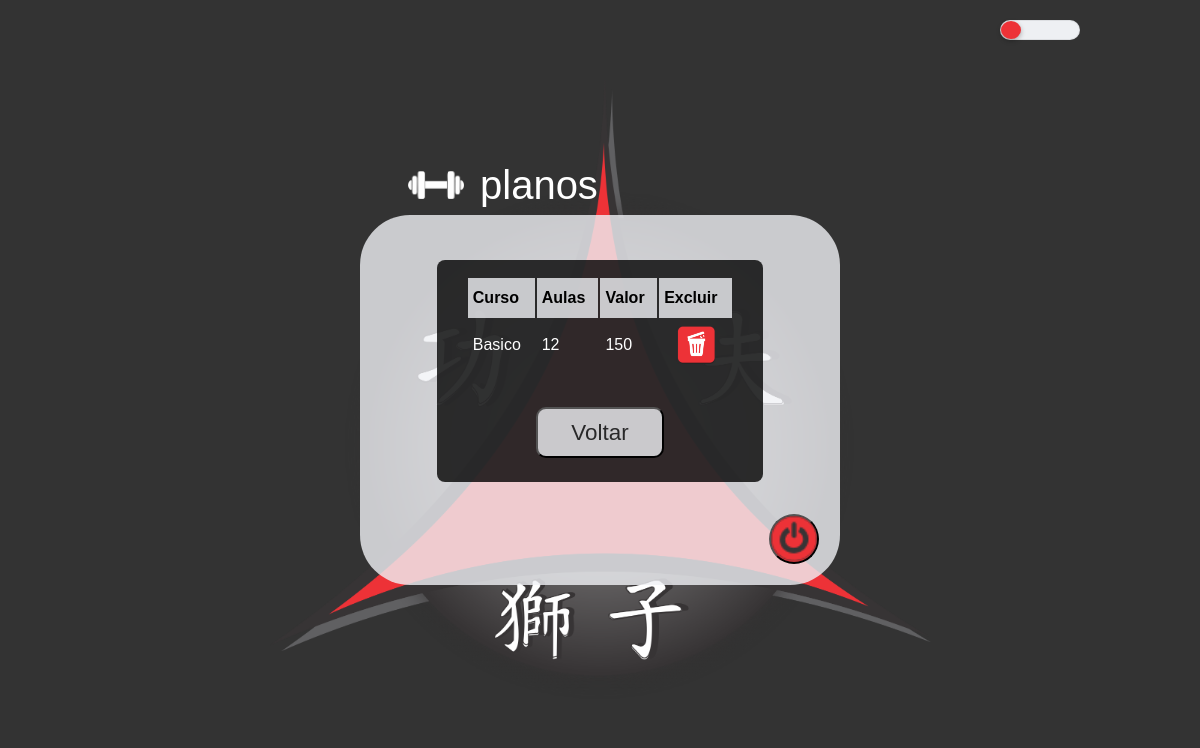
The page /planos on the database its author committed.
### Planos/models.py (models this page shows)
class Planos(models.Model):
    nome_plano = models.CharField(max_length=255)
    quantidade_aulas = models.CharField(max_length=3)
    valor = models.CharField(max_length=6)
    data_criado = models.DateTimeField(auto_now_add=True)
    data_editado = models.DateTimeField(auto_now_add=True)
    objects = Adm_Planos()

### Planos/views.py (the view)
# urls.py: path('planos', planos, name='planos'),
def planos(request):
    plano = Planos.objects.all()
    return render (request, 'Plano/planos.html', {'plano': plano})

### templates/Plano/planos.html
{% extends 'Cliente/base.html' %}
{% load static %}
{% block estilo %}
  <link rel="stylesheet" href="{% static 'css/planos1.css' %}">
{% endblock estilo %}
{% block header %}
  <div class="title peso">
    <img id=alunos src="{% static 'icons/peso-branco.png' %}">
    <p>planos</p>
  </div>
{% endblock header %}
{% block conteudo %}
      <div class="planos-lista">
        <div class="area-planos">
          <table>
          <thead>
              <th>Curso</th>
              <th>Aulas</th>
              <th>Valor</th>
              <th>Excluir</th>
          </thead>
            <tbody>
              {%for plano in plano %}
              <div>
              <tr>
                <td><a id="add-link" href="/plano/{{Planos.nome_plano}}">{{plano.nome_plano}}</a></td>
                <td><a id="add-link" href="/plano/{{Planos.quantidade_aulas}}">{{plano.quantidade_aulas}}</a></td>
                <td><a id="add-link" href="/plano/{{Planos.valor}}">{{plano.valor}}</a></td>
                <td><a class="add-link delete-td" href="/"><img id="planos-delete" src="{% static 'icons/delete.png' %}"></a></td>
              </tr>
              {% endfor %}
            </div>
            </tbody>
          </table>
        </div>
        <button name="voltar" onclick="javascript:history.back()">Voltar</button>
      </div>
{% endblock conteudo%}

### static/css/planos1.css (style rules this page uses)
.title { display: flex; flex-direction: row; width: 100%; }
.title img { width: 2.5rem; margin-right: 1rem; }
.title.peso img { width: 3.5rem; object-fit: contain; }
.planos-lista { width: 100%; background-color: var(--background); display: flex; flex-direction: column; justify-content: space-around; align-items: center; padding: 1.5rem; border-radius: 8px; padding-top: 0.7rem; }
.area-planos { width: 100%; padding: 5px; }
.area-planos table { width: 100%; }
.area-planos table th, td { text-align: left; padding: 5px; }
.area-planos table thead { background-color: var(--background_container); height: 2.5rem; color: var(--shape); }
.area-planos tbody tr { color: var(--primary_dark); }
.area-planos table td { height: 2rem; }
.area-planos a { color: var(--text-title); }
.planos-lista button[name="voltar"] { width: 8rem; height: 3.2rem; font-size: 1.4rem; border-radius: 10px; margin-top: 30px; color: var(--background); background-color: var(--background_container); }
#add-link { text-decoration: none; }
.delete-td { width: 100%; height: 100%; display: flex; align-items: center; justify-content: center; }
img#planos-delete { width: 40px; height: 40px; object-fit: contain; }

### static/css/base.css (style rules this page uses)
body { background-color: var(--background); display: flex; flex-direction: column; align-items: center; }
.title { position: relative; top: -3.25rem; left: 0; }
.title p { font-size: 2.5rem; color: var(--text-title); padding: -20rem; }

### static/css/global.css (style rules this page uses)
:root { --red: #ed3237; --background: rgba(240, 242, 245, 0.9); --background_container: rgba(0, 0, 0, 0.6); --shape: #ffffff; --text-title: #000000; --white: #ffffff; --black: #000000; --white_transp: rgba(240, 242, 245, 0.9); --black_transp: rgba(0, 0, 0, 0.6); --primary_dark: #363f5f; --text-body: #969cb2; --green: #33cc95; --blue: #5429cc; --blue-light: #6933ff; --background_transp: rgba(0, 0, 0, 0.4); --secondary_dark: #000000; --secondary_transp: rgba(240, 242, 245, 0.9); --primary: #ff0000; --bg_home: #b22222; --bg_cadastro: #a52a2a; --icon: #6495ed; --bg_frame: #d3d3d3; }
.dark-mode:root { --red: #ed3237; --background: rgba(0, 0, 0, 0.8); --background_container: rgba(240, 242, 245, 0.8); --shape: #000000; --text-title: #ffffff; --background_transp: rgba(240, 242, 245, 0.9); --text-body: #969cb2; --primary_dark: #363f5f; --secondary_dark: #000000; --secondary_transp: rgba(0, 0, 0, 0.4); --primary: #ff0000; --bg_home: #b22222; --bg_cadastro: #a52a2a; --icon: #6495ed; --bg_frame: #d3d3d3; }
* { margin: 0; padding: 0; box-sizing: border-box; }
body { -webkit-font-smoothing: antialiased; }
body, input, textarea, button { font-family: "Poppins", sans-serif; font-weight: 400; text-align: center; }
button { cursor: pointer; }

### rows shown on the page
Planos: nome_plano "Basico", quantidade_aulas "12", valor "150"
